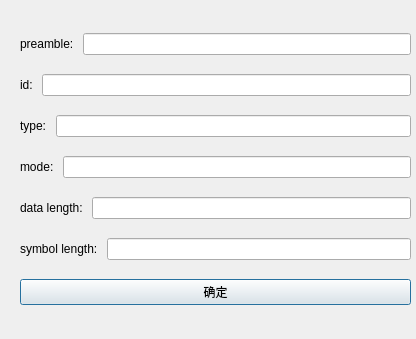
<?xml version="1.0" encoding="UTF-8"?>
<ui version="4.0">
 <class>domain15</class>
 <widget class="QDialog" name="domain15">
  <property name="geometry">
   <rect>
    <x>0</x>
    <y>0</y>
    <width>416</width>
    <height>339</height>
   </rect>
  </property>
  <property name="windowTitle">
   <string>Dialog</string>
  </property>
  <widget class="QWidget" name="">
   <property name="geometry">
    <rect>
     <x>20</x>
     <y>20</y>
     <width>391</width>
     <height>301</height>
    </rect>
   </property>
   <layout class="QVBoxLayout" name="verticalLayout">
    <item>
     <layout class="QHBoxLayout" name="horizontalLayout">
      <item>
       <widget class="QLabel" name="label">
        <property name="text">
         <string>preamble: </string>
        </property>
       </widget>
      </item>
      <item>
       <widget class="QLineEdit" name="lEditPreamble"/>
      </item>
     </layout>
    </item>
    <item>
     <layout class="QHBoxLayout" name="horizontalLayout_2">
      <item>
       <widget class="QLabel" name="label_2">
        <property name="text">
         <string>id: </string>
        </property>
       </widget>
      </item>
      <item>
       <widget class="QLineEdit" name="lEditID"/>
      </item>
     </layout>
    </item>
    <item>
     <layout class="QHBoxLayout" name="horizontalLayout_3">
      <item>
       <widget class="QLabel" name="label_3">
        <property name="text">
         <string>type: </string>
        </property>
       </widget>
      </item>
      <item>
       <widget class="QLineEdit" name="lEditType"/>
      </item>
     </layout>
    </item>
    <item>
     <layout class="QHBoxLayout" name="horizontalLayout_4">
      <item>
       <widget class="QLabel" name="label_4">
        <property name="text">
         <string>mode: </string>
        </property>
       </widget>
      </item>
      <item>
       <widget class="QLineEdit" name="lEditMode"/>
      </item>
     </layout>
    </item>
    <item>
     <layout class="QHBoxLayout" name="horizontalLayout_5">
      <item>
       <widget class="QLabel" name="label_5">
        <property name="text">
         <string>data length: </string>
        </property>
       </widget>
      </item>
      <item>
       <widget class="QLineEdit" name="lEditDataLength"/>
      </item>
     </layout>
    </item>
    <item>
     <layout class="QHBoxLayout" name="horizontalLayout_6">
      <item>
       <widget class="QLabel" name="label_6">
        <property name="text">
         <string>symbol length: </string>
        </property>
       </widget>
      </item>
      <item>
       <widget class="QLineEdit" name="lEditSymbolLen"/>
      </item>
     </layout>
    </item>
    <item>
     <widget class="QPushButton" name="btnConfirm15">
      <property name="text">
       <string>确定</string>
      </property>
     </widget>
    </item>
   </layout>
  </widget>
 </widget>
 <resources/>
 <connections/>
</ui>
